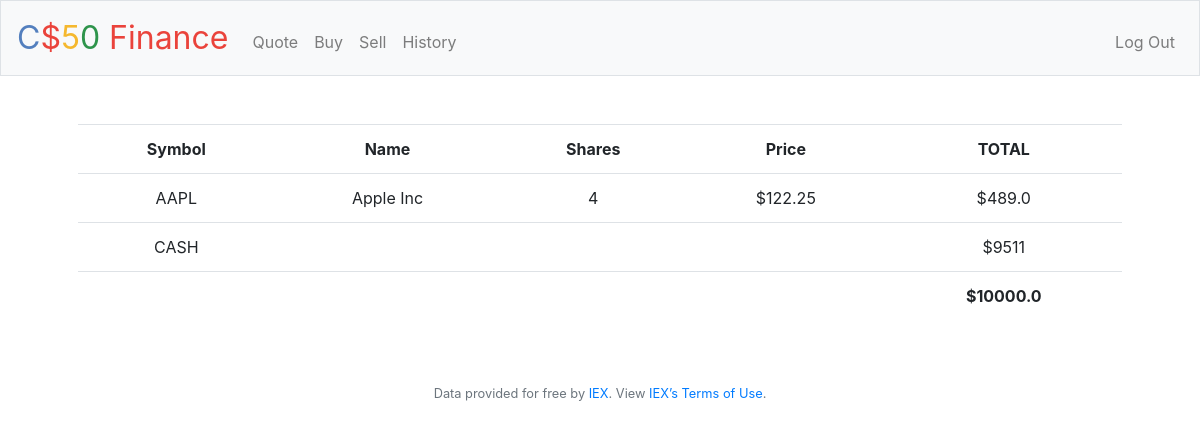
/ (signed in), run on the app's committed database.
### tables this page shows
CREATE TABLE 'stocks' ('name' TEXT, 'price' NUMERIC NOT NULL, 'symbol' TEXT NOT NULL, 'users_id' INTEGER FOREIGNKEY , 'shares' INTEGER);

CREATE TABLE 'users' ('id' INTEGER PRIMARY KEY AUTOINCREMENT NOT NULL, 'username' TEXT NOT NULL, 'hash' TEXT NOT NULL, 'cash' NUMERIC NOT NULL DEFAULT 10000.00 );

### finance/application.py (the view)
@app.route("/")
@login_required
def index():
    stocksData = db.execute("SELECT * FROM stocks WHERE users_id=?", session["user_id"])
    cash = db.execute("SELECT cash FROM users WHERE id=?", session["user_id"])
    total = 0
    for row in stocksData:
        total += (row["price"] * row["shares"])
    total += cash[0]['cash']
    return render_template("index.html", stocksData=stocksData, cash=cash, total=total)

### finance/application.py (called while the page is built)
@app.after_request
def after_request(response):
    response.headers["Cache-Control"] = "no-cache, no-store, must-revalidate"
    response.headers["Expires"] = 0
    response.headers["Pragma"] = "no-cache"
    return response

### finance/helpers.py (called while the page is built)
def login_required(f):
    @wraps(f)
    def decorated_function(*args, **kwargs):
        if session.get("user_id") is None:
            return redirect("/login")
        return f(*args, **kwargs)
    return decorated_function

### finance/templates/index.html (shortened to what this page needs)
{% extends "layout.html" %}
{% block main %}
    <table class="table">
        <tr>
        <th>Symbol</th>
        <th>Name</th>
        <th>Shares</th>
        <th>Price</th>
        <th>TOTAL</th>
      </tr>
      {% for row in stocksData %}
          <tr>
              <td>{{row["symbol"]}}</td>
              <td>{{row["name"]}}</td>
              <td>{{row["shares"]}}</td>
              <td>${{row["price"]}}</td>
              <td>${{row["shares"] * row["price"]}}</td>
          </tr>
      {% endfor %}
          <tr>
              <td>CASH</td>
              <td></td>
              <td></td>
              <td></td>
              <td>${{cash[0]['cash']}}</td>
          </tr>
          <tr id="lastTotal">
              <td></td>
              <td></td>
              <td></td>
              <td></td>
              <td>${{ total }}</td>
          </tr>
    </table>
{% endblock %}

### finance/static/styles.css (style rules this page uses)
#lastTotal { font-weight: bold; border-bottom: none; border-right: none; border-left: none; }

### data on the page
stocks: symbol "AAPL", name "Apple Inc", shares "4", price "122.25", row['shares']*row['price'] "489.0"
users: cash "9511"

### other printed values
{{ total }} "10000.0"
